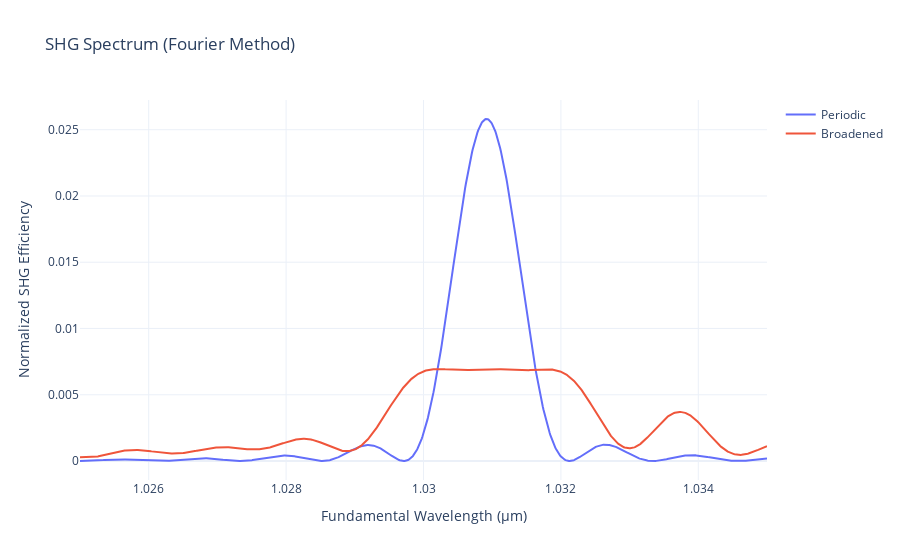

The notebook cell this image was saved under:
### Code cell
# physical conditions.
design_temp = 70.0
num_wl_points = 1000

# Periodic grating
wl_start = 1.025
wl_end = 1.035
num_domains = 555
period = 7.2

# define widths.
profile = grating.uniform_profile(num_domains, period, kappa_mag=999)
widths_periodic, _ = grating.build(profile)
widths_broadened = jnp.load("broadened_shg_2000_555.npy")

# calculated values from physical conditions.
wls = jnp.linspace(wl_start, wl_end, num_wl_points)
periodic_device = DeviceConfig(length=float(jnp.sum(widths_periodic)), num_domains=widths_periodic.shape[0], kappa=1.31e-5 / (2 / jnp.pi))
broadened_device = DeviceConfig(length=float(jnp.sum(widths_broadened)), num_domains=widths_broadened.shape[0], kappa=1.31e-5 / (2 / jnp.pi))

effs_periodic = calc_effs(widths_periodic, wls, periodic_device, design_temp)
effs_broadened = calc_effs(widths_broadened, wls, broadened_device, design_temp)

fig = go.Figure()
fig.add_trace(go.Scatter(x=wls, y=effs_periodic, mode="lines", name="Periodic"))
fig.add_trace(go.Scatter(x=wls, y=effs_broadened, mode="lines", name="Broadened"))
fig.update_layout(
    title="SHG Spectrum (Fourier Method)",
    xaxis_title="Fundamental Wavelength (μm)",
    yaxis_title="Normalized SHG Efficiency",
    template="plotly_white",
)
fig.show()

### Figure 1 — Plotly figure (JSON) as saved in the notebook; plotly's stock layout.template omitted (floating-point values rounded to 4 significant figures; data arrays with more than 128 entries replaced by an {"elided": "..."} marker saying what was removed)
{"data": [{"mode": "lines", "name": "Periodic", "type": "scatter", "x": {"elided": "1000 float values"}, "y": {"elided": "1000 float values"}}, {"mode": "lines", "name": "Broadened", "type": "scatter", "x": {"elided": "1000 float values"}, "y": {"elided": "1000 float values"}}], "layout": {"title": {"text": "SHG Spectrum (Fourier Method)"}, "xaxis": {"title": {"text": "Fundamental Wavelength (μm)"}}, "yaxis": {"title": {"text": "Normalized SHG Efficiency"}}}}
